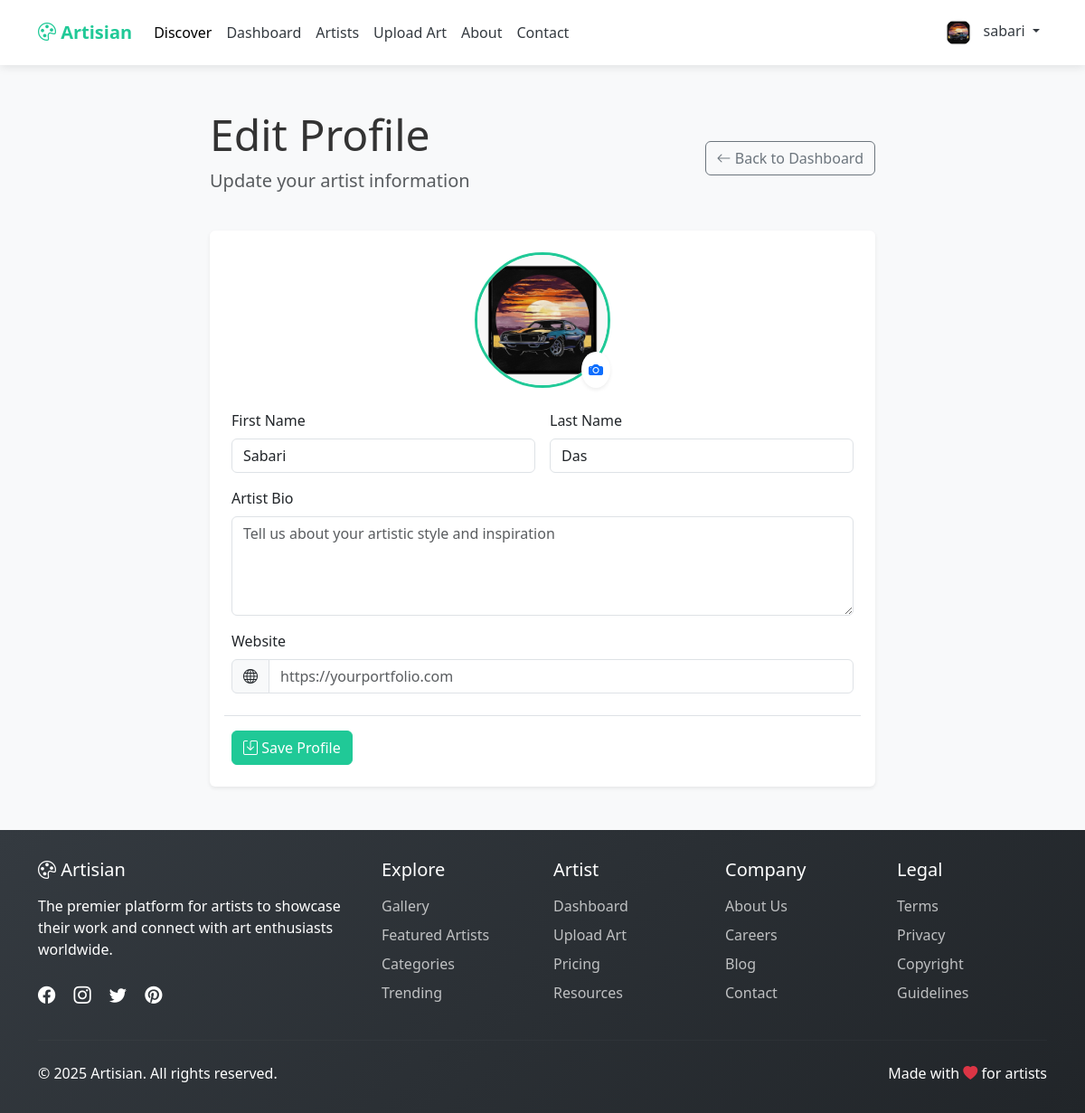
Page /artist/profile/ (signed in) on the committed database.
### Art/models.py (models this page shows, shortened)
class User(AbstractUser):
    USER_TYPE_CHOICES = (
        ('artist', 'Artist'),
        ('viewer', 'Viewer')
    )
    user_type = models.CharField(max_length=10, choices=USER_TYPE_CHOICES)
    bio = models.TextField(blank=True)
    profile_picture = models.ImageField(upload_to='profiles/', blank=True)
    website = models.URLField(blank=True)
    created_at = models.DateTimeField(auto_now_add=True)
    class Meta:
        permissions = [
            ("approve_user", "Can approve/reject user accounts"),
            ("manage_content", "Can moderate content")
        ]

### Art/views.py (the view, shortened to what this page needs)
# urls.py: path('artist/profile/', views.edit_profile, name='edit_profile'),
@login_required(login_url='login')
def edit_profile(request):
    return render(request, 'artist/edit_profile.html')

### Art/templates/artist/edit_profile.html (shortened to what this page needs)
{% extends 'artist/base.html' %}
{% block content %}
{% load static %}
<div class="container py-5">
    <div class="row">
        <div class="col-lg-8 mx-auto">
            <div class="d-flex justify-content-between align-items-center mb-4">
                <div>
                    <h1 class="display-5">Edit Profile</h1>
                    <p class="lead text-muted">Update your artist information</p>
                </div>
                <a href="{% url 'artist_dashboard' %}" class="btn btn-outline-secondary">
                    <i class="bi bi-arrow-left"></i> Back to Dashboard
                </a>
            </div>
            <div class="card border-0 shadow-sm">
                <div class="card-body p-4">
                    <form method="POST" enctype="multipart/form-data" id="profileForm">
                        <div class="text-center mb-4">
                            <div class="position-relative d-inline-block">
                                {% if request.user.profile_picture %}
                                <img id="profileImage" src="{{ request.user.profile_picture.url }}"
                                     class="rounded-circle" width="150" height="150"
                                     style="object-fit: cover; border: 3px solid var(--primary-color);">
                                {% else %}
                                <div id="profilePlaceholder" class="rounded-circle d-flex align-items-center justify-content-center"
                                     style="width: 150px; height: 150px; background: #e9ecef; border: 3px solid var(--primary-color);">
                                    <i class="bi bi-person" style="font-size: 3rem; color: var(--primary-color);"></i>
                                </div>
                                {% endif %}
                                <label for="profile_pic" class="position-absolute bottom-0 end-0 bg-white rounded-circle p-2 shadow-sm"
                                       style="cursor: pointer;">
                                    <i class="bi bi-camera-fill text-primary"></i>
                                </label>
                            </div>
                        </div>
                        <div class="row g-3">
                            <div class="col-md-6">
                                <label for="first_name" class="form-label">First Name</label>
                                <input type="text" class="form-control" id="first_name" name="first_name"
                                    value="{{ request.user.first_name }}" required>
                            </div>
                            <div class="col-md-6">
                                <label for="last_name" class="form-label">Last Name</label>
                                <input type="text" class="form-control" id="last_name" name="last_name"
                                    value="{{ request.user.last_name }}" required>
                            </div>
                            <div class="col-12">
                                <label for="bio" class="form-label">Artist Bio</label>
                                <textarea class="form-control" id="bio" name="bio" rows="4"
                                    placeholder="Tell us about your artistic style and inspiration">{{ request.user.bio }}</textarea>
                            </div>
                            <div class="col-12">
                                <label for="website" class="form-label">Website</label>
                                <div class="input-group">
                                    <span class="input-group-text"><i class="bi bi-globe"></i></span>
                                    <input type="url" class="form-control" id="website" name="website"
                                        value="{{ request.user.website }}" placeholder="https://yourportfolio.com">
                                </div>
                            </div>
                            <div class="col-12 mt-4 pt-3 border-top">
                                <div class="d-flex justify-content-between">
                                    <button type="submit" class="btn btn-primary">
                                        <i class="bi bi-save"></i> Save Profile
                                    </button>
                                </div>
                            </div>
                        </div>
                    </form>
                </div>
            </div>
        </div>
    </div>
</div>
{% endblock %}

### Art/templates/artist/base.html (shortened to what this page needs)
{% load static %}
<!DOCTYPE html>
<html lang="en">
<head>
    <link href="https://cdn.jsdelivr.net/npm/bootstrap@5.3.0/dist/css/bootstrap.min.css" rel="stylesheet">
    <link rel="stylesheet" href="https://cdn.jsdelivr.net/npm/bootstrap-icons@1.10.0/font/bootstrap-icons.css">
</head>
<body>
    <nav class="navbar navbar-expand-lg navbar-light navbar-viewer sticky-top">
        <div class="container">
            <a class="navbar-brand" href="{% url 'home' %}">
                <i class="bi bi-palette"></i> Artisian
            </a>
            <div class="collapse navbar-collapse" id="navbarViewer">
                <ul class="navbar-nav me-auto mb-2 mb-lg-0">
                    <li class="nav-item">
                        <a class="nav-link active" href="{% url 'home' %}">Discover</a>
                    </li>
                    <li class="nav-item">
                        <a class="nav-link" href="{% url 'artist_dashboard' %}"> Dashboard </a>
                    </li>
                    <li class="nav-item">
                        <a class="nav-link" href="{% url 'artists_list' %}"> Artists </a>
                    </li>
                    <li class="nav-item">
                        <a class="nav-link" href="{% url 'upload_art' %}"> Upload Art </a>
                    </li>
                    <li class="nav-item">
                        <a class="nav-link" href="{% url 'about' %}"> About </a>
                    </li>
                    <li class="nav-item">
                        <a class="nav-link" href="{% url 'contact' %}"> Contact </a>
                    </li>
                </ul>
                <ul class="navbar-nav ms-auto">
                    {% if request.user.is_authenticated %}
                    <li class="nav-item dropdown">
                        <a class="nav-link dropdown-toggle" href="#" id="navbarDropdown" role="button"
                            data-bs-toggle="dropdown">
                            {% if request.user.profile_picture %}
                            <img src="{{ request.user.profile_picture.url }}" class="rounded-circle" width="30"
                                height="30">
                            {% else %}
                            <img src="{% static 'images/user-profile.jpg' %}" class="rounded-circle" width="30"
                                height="30">
                            {% endif %}
                            <span class="ms-2">{{ request.user.username }}</span>
                        </a>
                    </li>
                    {% endif %}
                </ul>
            </div>
        </div>
    </nav>
    <main>
        {% block content %}{% endblock %}
    </main>
    <footer class="footer">
        <div class="container">
            <div class="row">
                <div class="col-lg-4 mb-4 mb-lg-0">
                    <h5><i class="bi bi-palette"></i> Artisian</h5>
                    <p class="mt-3">The premier platform for artists to showcase their work and connect with art
                        enthusiasts worldwide.</p>
                    <div class="social-icons mt-4">
                        <a href="#"><i class="bi bi-facebook"></i></a>
                        <a href="#"><i class="bi bi-instagram"></i></a>
                        <a href="#"><i class="bi bi-twitter"></i></a>
                        <a href="#"><i class="bi bi-pinterest"></i></a>
                    </div>
                </div>
                <div class="col-lg-2 col-md-4 mb-4 mb-md-0">
                    <h5>Explore</h5>
                    <ul class="list-unstyled footer-links mt-3">
                        <li class="mb-2"><a href="#">Gallery</a></li>
                        <li class="mb-2"><a href="#">Featured Artists</a></li>
                        <li class="mb-2"><a href="#">Categories</a></li>
                        <li class="mb-2"><a href="#">Trending</a></li>
                    </ul>
                </div>
                <div class="col-lg-2 col-md-4 mb-4 mb-md-0">
                    <h5>Artist</h5>
                    <ul class="list-unstyled footer-links mt-3">
                        <li class="mb-2"><a href="{% url 'artist_dashboard' %}">Dashboard</a></li>
                        <li class="mb-2"><a href="{% url 'upload_art' %}">Upload Art</a></li>
                        <li class="mb-2"><a href="#">Pricing</a></li>
                        <li class="mb-2"><a href="#">Resources</a></li>
                    </ul>
                </div>
                <div class="col-lg-2 col-md-4 mb-4 mb-md-0">
                    <h5>Company</h5>
                    <ul class="list-unstyled footer-links mt-3">
                        <li class="mb-2"><a href="#">About Us</a></li>
                        <li class="mb-2"><a href="#">Careers</a></li>
                        <li class="mb-2"><a href="#">Blog</a></li>
                        <li class="mb-2"><a href="#">Contact</a></li>
                    </ul>
                </div>
                <div class="col-lg-2 col-md-4">
                    <h5>Legal</h5>
                    <ul class="list-unstyled footer-links mt-3">
                        <li class="mb-2"><a href="#">Terms</a></li>
                        <li class="mb-2"><a href="#">Privacy</a></li>
                        <li class="mb-2"><a href="#">Copyright</a></li>
                        <li class="mb-2"><a href="#">Guidelines</a></li>
                    </ul>
                </div>
            </div>
            <hr class="mt-4 mb-4" style="border-color: rgba(255,255,255,0.1);">
            <div class="row">
                <div class="col-md-6 text-center text-md-start">
                    <p class="mb-0">&copy; 2025 Artisian. All rights reserved.</p>
                </div>
                <div class="col-md-6 text-center text-md-end">
                    <p class="mb-0">Made with <i class="bi bi-heart-fill text-danger"></i> for artists</p>
                </div>
            </div>
        </div>
    </footer>
</body>
</html>

### Art/templates/artist/base.html (style rules this page uses)
:root { --primary-color: #20c997; --primary-hover: #1aa179; --secondary-color: #6f42c1; --dark-color: #343a40; --light-color: #f8f9fa; }
body { background-color: #f8f9fa; color: #333; }
.navbar-viewer { background: white; box-shadow: 0 2px 10px rgba(0, 0, 0, 0.1); padding: 0.8rem 1rem; }
.navbar-brand { font-weight: 700; color: var(--primary-color); }
.nav-link { font-weight: 500; color: var(--dark-color); }
.nav-link:hover, .nav-link.active { color: var(--primary-color); }
.btn-primary { background-color: var(--primary-color); border-color: var(--primary-color); }
.footer { background: linear-gradient(135deg, var(--dark-color), #212529); color: white; padding: 2rem 0; margin-top: auto; }
.footer-links a { color: rgba(255, 255, 255, 0.7); text-decoration: none; transition: color 0.3s; }
.social-icons a { color: white; font-size: 1.2rem; margin-right: 1rem; transition: transform 0.3s; }

### rows in the picture
User: user.profile_picture (picture), user.username "sabari", first_name "Sabari", last_name "Das"
